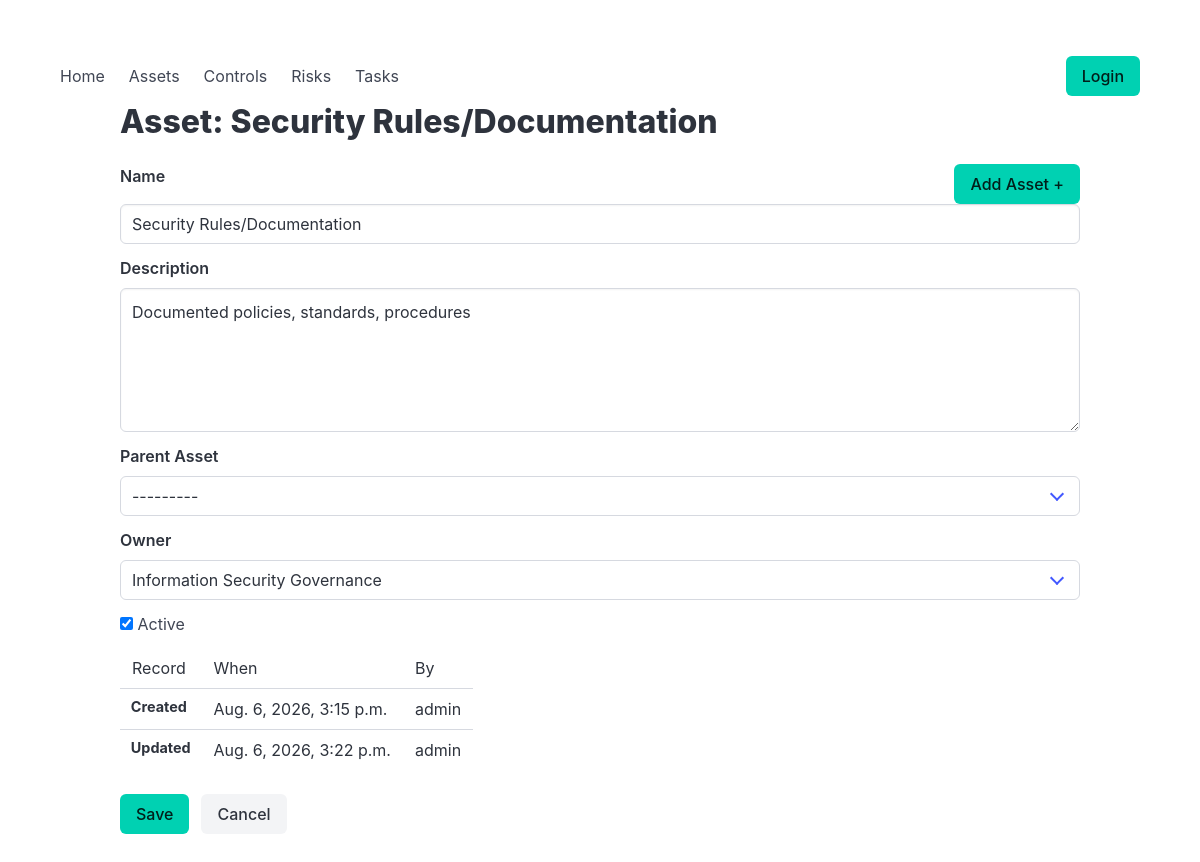
Screenshot of /car/asset/1/ with the database file from the repository.
### car/models.py (models this page shows, shortened)
class TimestampedModel(models.Model):
    created_at = models.DateTimeField(auto_now_add=True)
    updated_at = models.DateTimeField(auto_now=True)
    created_by = models.ForeignKey(
        settings.AUTH_USER_MODEL,
        null=True,
        blank=True,
        on_delete=models.SET_NULL,
        related_name="%(class)s_created",
        editable=False,
    )
    updated_by = models.ForeignKey(
        settings.AUTH_USER_MODEL,
        null=True,
        blank=True,
        on_delete=models.SET_NULL,
        related_name="%(class)s_updated",
        editable=False,
    )
    updated_by_username = models.CharField(
        max_length=150,
        blank=True,
        editable=False,
    )
    class Meta:
        abstract = True

class Asset(TimestampedModel):
    name = models.CharField(max_length=200)
    description = models.TextField(blank=True)
    parent = models.ForeignKey(
        "self",
        null=True,
        blank=True,
        on_delete=models.PROTECT,
        related_name="children"
    )
    owner = models.ForeignKey(Owner,on_delete=models.PROTECT,blank=True,null=True)
    is_active = models.BooleanField(default=True)
    history = HistoricalRecords()
    class Meta:
        ordering = ["name"]
    def __str__(self):
        return self.name

### car/views.py (the view)
# urls.py: path("asset/<int:pk>/", views.asset_form, name="asset_form"),
def asset_form(request, pk=0):
    if pk == 0:
        asset = Asset()
        asset.owner = Owner.objects.filter(
            ownermembership__user=request.user,
            ).first()
    else:
        asset = get_object_or_404(Asset, pk=pk)
    if request.method == 'POST':
        form = AssetForm(request.POST, instance=asset)
        if form.is_valid():
            asset.save(user=request.user)  # Saves to the Asset model
            return HttpResponseRedirect( f"/car/asset/", preserve_request=False)
    else:
        form = AssetForm(instance=asset)
        context = {"asset": asset, "form": form, "ptitle": "Asset: %s" % asset.name} #, "can_edit": can_edit
        return render(request, "car/asset_form.html", context)

### car/models.py (called while the page is built)
    def __str__(self):
        return self.name

### car/templates/car/asset_form.html (shortened to what this page needs)
{% extends "car/base.html" %}
{% block content %}
{% load static %}
    <div class="container">
      <h1 class="title" id="asset_title">Your Asset</h1>
	  		<div style="display: inline-block; float: right;"><a href="{% url 'asset_form' 0 %}"><span title="Add new Asset" class="button is-primary">Add Asset +</span></a></div>
        <form method="post">
    <div class="field">
        <label class="label" for="{{ form.name.id_for_label }}">
            Name
        </label>
        <div class="control">
            {{ form.name }}
        </div>
    </div>
    <div class="field">
        <label class="label" for="{{ form.description.id_for_label }}">
            Description
        </label>
        <div class="control">
            {{ form.description }}
        </div>
    </div>
    <div class="field">
        <label class="label" for="{{ form.parent.id_for_label }}">
            Parent Asset
        </label>
        <div class="control">
            <div class="select is-fullwidth">
                {{ form.parent }}
            </div>
        </div>
    </div>
    <div class="field">
        <label class="label" for="{{ form.owner.id_for_label }}">
            Owner
        </label>
        <div class="control">
            <div class="select is-fullwidth">
                {{ form.owner }}
            </div>
        </div>
    </div>
    <div class="field">
        <div class="control">
            <label class="checkbox">
                {{ form.is_active }}
                Active
            </label>
        </div>
    </div>
    <table class="table">
      <tr class="thead">
        <td>Record</td><td>When</td><td>By</td>
      </tr>
      <tr>
        <td class="caption">Created</td><td>{{ asset.created_at }}</td>
        <td>{{ asset.created_by|default:"admin" }}</td>
      </tr>
      <tr>
        <td class="caption">Updated</td><td>{{ asset.updated_at }}</td>
        <td>{{ asset.updated_by|default:"admin" }}</td>
      </tr>
    </table>
    <div class="field is-grouped mt-5">
        <div class="control">
            <button type="submit" class="button is-primary">
                Save
            </button>
        </div>
        <div class="control">
            <a href="{% url 'asset_list' %}" class="button is-light">
                Cancel
            </a>
        </div>
    </div>
        </form>
    </div>
{% endblock %}

### car/templates/car/base.html (style rules this page uses)
.caption { font-size: 0.9em; color: gray; font-weight: bold; }

### rows the page displays
Asset: name "Security Rules/Documentation", description "Documented policies, standards, procedures", parent "---------", owner "Information Security Governance", is_active "☑", created_at "Aug. 6, 2026, 3:15 p.m.", created_by "admin", updated_at "Aug. 6, 2026, 3:22 p.m.", updated_by "admin"
